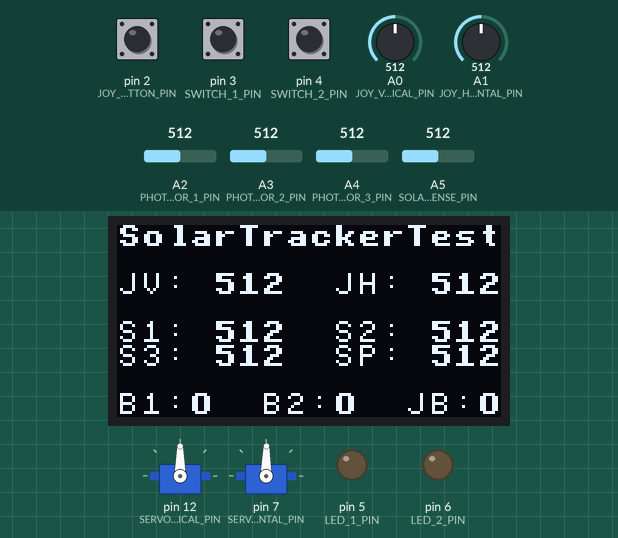
A sketch run on a simulated Arduino Uno, built with avr-gcc and run on an emulated ATmega328P. Shown: 128×64 one-colour display, 2 × servo, output pins drawn as LEDs (lit = HIGH). Inputs (shaded band) come from the test bench; at power-on: pin 3 (SWITCH_1_PIN) LOW, A1 (JOY_HORIZONTAL_PIN) = 512, A0 (JOY_VERTICAL_PIN) = 512, pin 2 (JOY_BUTTON_PIN) LOW, pin 4 (SWITCH_2_PIN) LOW, A2 (PHOTORESISTOR_1_PIN) = 512, A3 (PHOTORESISTOR_2_PIN) = 512, A4 (PHOTORESISTOR_3_PIN) = 512, A5 (SOLARPANEL_SENSE_PIN) = 512.

Above: at 1.5 s.
1.6 s: pin 3 (SWITCH_1_PIN) pulled HIGH for 0.15 s
At 1.78 s:
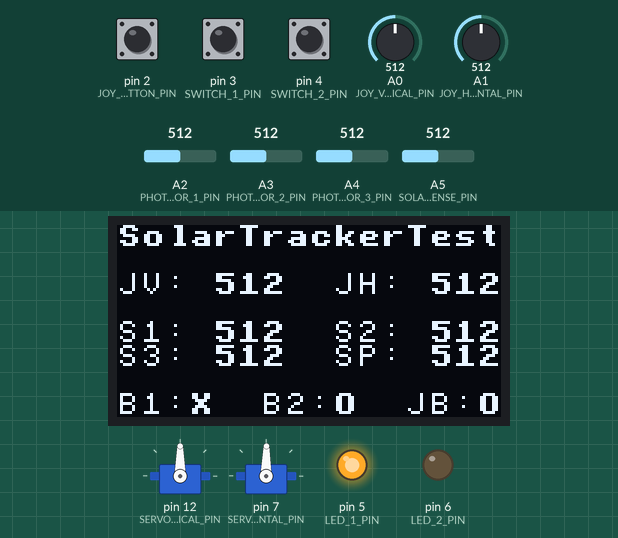
3.3 s: A1 (JOY_HORIZONTAL_PIN) set to 716
At 4.5 s:
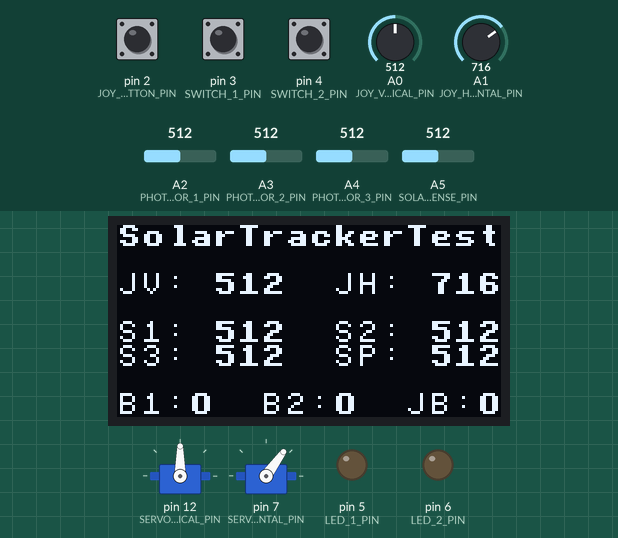
5.0 s: A0 (JOY_VERTICAL_PIN) set to 30
At 6.4 s:
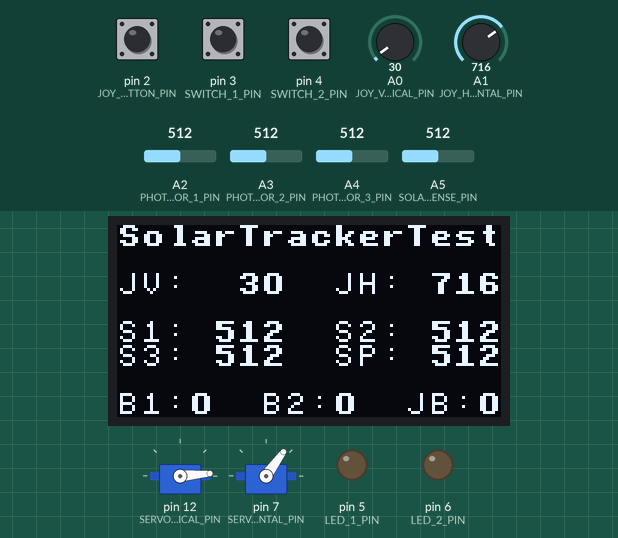
6.7 s: pin 3 (SWITCH_1_PIN) pulled HIGH for 1 s
At 7.6 s:
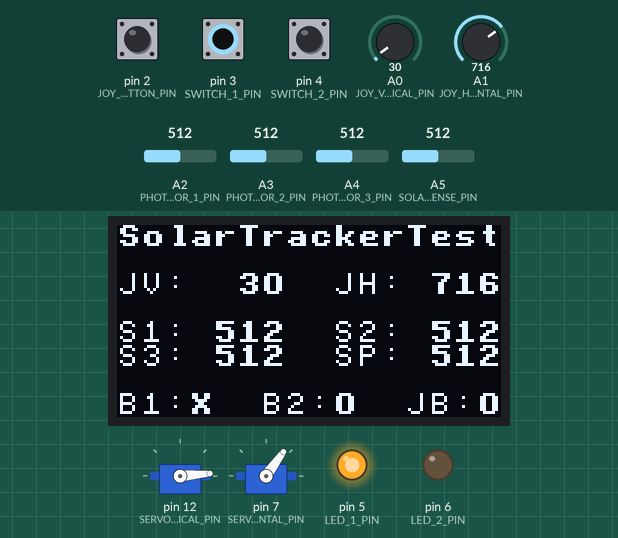
9.3 s: pin 2 (JOY_BUTTON_PIN) pulled HIGH for 0.15 s
At 9.47 s:
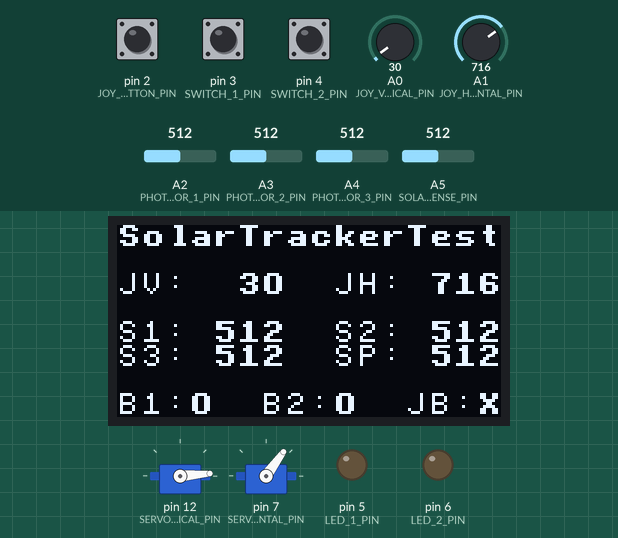
Timing chart, 0 to 12.0 s (numbered marks = the images above; inputs shaded):
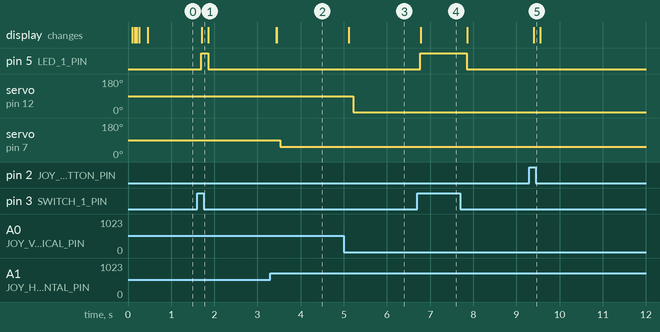

The sketch:

SolarTracker_Democode.ino
```cpp
/*
  IMPORTANT   : The U8g2 library is needed.
  Installation: "Werkzeuge" -> "Biblotheken verwalten..." -> Search for U8g2 -> Select it and press on install.
*/

// Libraries
#include <U8x8lib.h>
#include <Servo.h>

// Pins
#define JOY_VERTICAL_PIN     A0
#define JOY_HORIZONTAL_PIN   A1
#define PHOTORESISTOR_1_PIN  A2
#define PHOTORESISTOR_2_PIN  A3
#define PHOTORESISTOR_3_PIN  A4
#define SOLARPANEL_SENSE_PIN A5
#define JOY_BUTTON_PIN       2
#define SWITCH_1_PIN         3
#define SWITCH_2_PIN         4
#define LED_1_PIN            5
#define LED_2_PIN            6
#define SERVO_HORIZONTAL_PIN 7
#define DISPLAY_DC_PIN       8
#define DISPLAY_RESET_PIN    9
#define DISPLAY_CS_PIN       10
#define SERVO_VERTICAL_PIN   12

// Display
U8X8_SSD1306_128X64_NONAME_4W_HW_SPI u8x8(DISPLAY_CS_PIN, DISPLAY_DC_PIN, DISPLAY_RESET_PIN);


// Servos
Servo servoV;
Servo servoH;

// Global variables
char textBuffer[5];   // String variable (array of 5 bytes) can hold a string of length 4 characters (+1 byte string termination)


void setup() {
  // Display
  u8x8.begin();
  u8x8.setPowerSave(0);
  u8x8.setFont(u8x8_font_victoriabold8_r);
  u8x8.drawString(0, 0, "SolarTrackerTest");
  u8x8.setFont(u8x8_font_victoriamedium8_r);
  u8x8.drawString(0, 2, "JV:      JH:    ");
  u8x8.drawString(0, 4, "S1:      S2:");
  u8x8.drawString(0, 5, "S3:      SP:");
  u8x8.drawString(0, 7, "B1:   B2:   JB:");
  u8x8.setFont(u8x8_font_victoriabold8_r);


  // Servo
  // servoV on Pin 12 MUST be initialized AFTER the disply, because the SPI changes it to an input
  // because it is MISO but unused with the display
  servoV.attach(SERVO_VERTICAL_PIN, 800, 2500);
  servoH.attach(SERVO_HORIZONTAL_PIN, 500, 2500);

  // Buttons
  pinMode(SWITCH_1_PIN, INPUT);
  pinMode(SWITCH_2_PIN, INPUT);
  pinMode(JOY_BUTTON_PIN, INPUT);

  // LEDs
  pinMode(LED_1_PIN, OUTPUT);
  pinMode(LED_2_PIN, OUTPUT);
}

void loop() {

  // Local variables
  int joyV;
  int joyH;
  int sensor1;
  int sensor2;
  int sensor3;
  int solarPanel;
  int button1;
  int button2;
  int buttonJoy;
  int servoV_angle;
  int servoH_angle;


  // Read all ADC inputs and store into variables
  joyV      = analogRead(JOY_VERTICAL_PIN);
  joyH      = analogRead(JOY_HORIZONTAL_PIN);
  sensor1   = analogRead(PHOTORESISTOR_1_PIN);
  sensor2   = analogRead(PHOTORESISTOR_2_PIN);
  sensor3   = analogRead(PHOTORESISTOR_3_PIN);
  solarPanel = analogRead(SOLARPANEL_SENSE_PIN);

  // Read buttons state and store into variables
  button1   = digitalRead(SWITCH_1_PIN);
  button2   = digitalRead(SWITCH_2_PIN);
  buttonJoy = digitalRead(JOY_BUTTON_PIN);

  // Buttons are switching the LEDS and also writing state on display
  if (button1 == HIGH) {
    digitalWrite(LED_1_PIN, HIGH);
    u8x8.drawString(3, 7, "X");
  } else {
    digitalWrite(LED_1_PIN, LOW);
    u8x8.drawString(3, 7, "O");
  }

  if (button2 == HIGH) {
    digitalWrite(LED_2_PIN, HIGH);
    u8x8.drawString(9, 7, "X");
  } else {
    digitalWrite(LED_2_PIN, LOW);
    u8x8.drawString(9, 7, "O");
  }

  if (buttonJoy == HIGH) {
    u8x8.drawString(15, 7, "X");
  } else {
    u8x8.drawString(15, 7, "O");
  }


  // Write ADC values to display
  u8x8.setCursor(3, 2);
  sprintf(textBuffer, "%4d", joyV);
  u8x8.print(textBuffer);

  u8x8.setCursor(12, 2);
  sprintf(textBuffer, "%4d", joyH);
  u8x8.print(textBuffer);

  u8x8.setCursor(3, 4);
  sprintf(textBuffer, "%4d", sensor1);
  u8x8.print(textBuffer);

  u8x8.setCursor(12, 4);
  sprintf(textBuffer, "%4d", sensor2);
  u8x8.print(textBuffer);

  u8x8.setCursor(3, 5);
  sprintf(textBuffer, "%4d", sensor3);
  u8x8.print(textBuffer);


  sprintf(textBuffer, "%4d", solarPanel);
  u8x8.drawString(12, 5, textBuffer);
  //u8x8.setCursor(12, 5);
  //u8x8.print(textBuffer);


  // Set the servos
  // map joystick adc value (0...1023) to angle value (0...180)
  servoV_angle = map(joyV, 0, 1023, 0, 180);
  servoH_angle = map(joyH, 1023, 0, 0, 180);

  // Set the servos
  servoV.write(servoV_angle);
  servoH.write(servoH_angle);

  // Delay for 20ms => Update everything every 20ms
  delay(20);

}
```

Measured:
- after the input at 1.6 s, pin 5 (LED_1_PIN): LOW → HIGH after 0.10 s, → LOW 0.15 s later; the display: changes after 0.11 s (image 1)
- after the input at 3.3 s, servo on pin 7 (SERVO_HORIZONTAL_PIN): 89° → 54° after 0.23 s; the display: first changes after 0.14 s (image 2 shows a later state)
- after the input at 5.0 s, servo on pin 12 (SERVO_VERTICAL_PIN): 90° → 5° after 0.22 s; the display: first changes after 0.11 s (image 3 shows a later state)
- after the input at 6.7 s, pin 5 (LED_1_PIN): LOW → HIGH after 0.07 s, → LOW 1.1 s later; the display: changes after 0.08 s (image 4)
- after the input at 9.3 s, the display: changes after 0.10 s (image 5)
